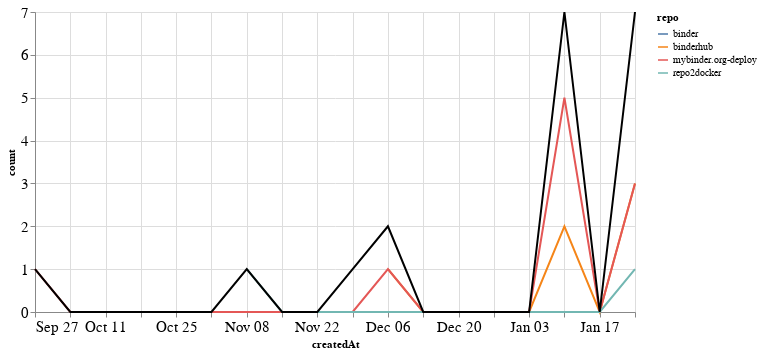

Source (notebook cell):
### Markdown cell above
### PRs

### Code cell
prs_time = prs.groupby('repo').resample('W', on='createdAt').count()['author'].reset_index()
prs_time = prs_time.rename(columns={'author': 'count'})
prs_time_total = prs_time.groupby('createdAt').agg({"count": "sum"}).reset_index()

ch1 = alt.Chart(prs_time, width=600).mark_line().encode(
    x='createdAt',
    y='count',
    color='repo',
    tooltip="repo"
)

ch2 = alt.Chart(prs_time_total, width=600).mark_line(color="black").encode(
    x='createdAt',
    y='count',
)

ch1 + ch2

### Figure 1 — Vega-Lite specification as saved in the notebook (floating-point values rounded to 4 significant figures)
{"config": {"axisLeft": {"labelFontSize": 15}, "axisBottom": {"labelFontSize": 15}}, "layer": [{"data": {"name": "data-fd76dcd3a6f1904ea14a6c0c025f99d9"}, "mark": "line", "encoding": {"color": {"type": "nominal", "field": "repo"}, "tooltip": {"type": "nominal", "field": "repo"}, "x": {"type": "temporal", "field": "createdAt"}, "y": {"type": "quantitative", "field": "count"}}, "width": 600}, {"data": {"name": "data-f4a2299bb09ac6e4aa58cc35e8742d3d"}, "mark": {"type": "line", "color": "black"}, "encoding": {"x": {"type": "temporal", "field": "createdAt"}, "y": {"type": "quantitative", "field": "count"}}, "width": 600}], "$schema": "https://vega.github.io/schema/vega-lite/v4.8.1.json", "datasets": {"data-fd76dcd3a6f1904ea14a6c0c025f99d9": [{"repo": "binder", "createdAt": "2020-11-29T00:00:00", "count": 1}, {"repo": "binderhub", "createdAt": "2020-12-06T00:00:00", "count": 1}, {"repo": "binderhub", "createdAt": "2020-12-13T00:00:00", "count": 0}, {"repo": "binderhub", "createdAt": "2020-12-20T00:00:00", "count": 0}, {"repo": "binderhub", "createdAt": "2020-12-27T00:00:00", "count": 0}, {"repo": "binderhub", "createdAt": "2021-01-03T00:00:00", "count": 0}, {"repo": "binderhub", "createdAt": "2021-01-10T00:00:00", "count": 2}, {"repo": "binderhub", "createdAt": "2021-01-17T00:00:00", "count": 0}, {"repo": "binderhub", "createdAt": "2021-01-24T00:00:00", "count": 3}, {"repo": "mybinder.org-deploy", "createdAt": "2020-09-27T00:00:00", "count": 1}, {"repo": "mybinder.org-deploy", "createdAt": "2020-10-04T00:00:00", "count": 0}, {"repo": "mybinder.org-deploy", "createdAt": "2020-10-11T00:00:00", "count": 0}, {"repo": "mybinder.org-deploy", "createdAt": "2020-10-18T00:00:00", "count": 0}, {"repo": "mybinder.org-deploy", "createdAt": "2020-10-25T00:00:00", "count": 0}, {"repo": "mybinder.org-deploy", "createdAt": "2020-11-01T00:00:00", "count": 0}, {"repo": "mybinder.org-deploy", "createdAt": "2020-11-08T00:00:00", "count": 0}, {"repo": "mybinder.org-deploy", "createdAt": "2020-11-15T00:00:00", "count": 0}, {"repo": "mybinder.org-deploy", "createdAt": "2020-11-22T00:00:00", "count": 0}, {"repo": "mybinder.org-deploy", "createdAt": "2020-11-29T00:00:00", "count": 0}, {"repo": "mybinder.org-deploy", "createdAt": "2020-12-06T00:00:00", "count": 1}, {"repo": "mybinder.org-deploy", "createdAt": "2020-12-13T00:00:00", "count": 0}, {"repo": "mybinder.org-deploy", "createdAt": "2020-12-20T00:00:00", "count": 0}, {"repo": "mybinder.org-deploy", "createdAt": "2020-12-27T00:00:00", "count": 0}, {"repo": "mybinder.org-deploy", "createdAt": "2021-01-03T00:00:00", "count": 0}, {"repo": "mybinder.org-deploy", "createdAt": "2021-01-10T00:00:00", "count": 5}, {"repo": "mybinder.org-deploy", "createdAt": "2021-01-17T00:00:00", "count": 0}, {"repo": "mybinder.org-deploy", "createdAt": "2021-01-24T00:00:00", "count": 3}, {"repo": "repo2docker", "createdAt": "2020-11-08T00:00:00", "count": 1}, {"repo": "repo2docker", "createdAt": "2020-11-15T00:00:00", "count": 0}, {"repo": "repo2docker", "createdAt": "2020-11-22T00:00:00", "count": 0}, {"repo": "repo2docker", "createdAt": "2020-11-29T00:00:00", "count": 0}, {"repo": "repo2docker", "createdAt": "2020-12-06T00:00:00", "count": 0}, {"repo": "repo2docker", "createdAt": "2020-12-13T00:00:00", "count": 0}, {"repo": "repo2docker", "createdAt": "2020-12-20T00:00:00", "count": 0}, {"repo": "repo2docker", "createdAt": "2020-12-27T00:00:00", "count": 0}, {"repo": "repo2docker", "createdAt": "2021-01-03T00:00:00", "count": 0}, {"repo": "repo2docker", "createdAt": "2021-01-10T00:00:00", "count": 0}, {"repo": "repo2docker", "createdAt": "2021-01-17T00:00:00", "count": 0}, {"repo": "repo2docker", "createdAt": "2021-01-24T00:00:00", "count": 1}], "data-f4a2299bb09ac6e4aa58cc35e8742d3d": [{"createdAt": "2020-09-27T00:00:00", "count": 1}, {"createdAt": "2020-10-04T00:00:00", "count": 0}, {"createdAt": "2020-10-11T00:00:00", "count": 0}, {"createdAt": "2020-10-18T00:00:00", "count": 0}, {"createdAt": "2020-10-25T00:00:00", "count": 0}, {"createdAt": "2020-11-01T00:00:00", "count": 0}, {"createdAt": "2020-11-08T00:00:00", "count": 1}, {"createdAt": "2020-11-15T00:00:00", "count": 0}, {"createdAt": "2020-11-22T00:00:00", "count": 0}, {"createdAt": "2020-11-29T00:00:00", "count": 1}, {"createdAt": "2020-12-06T00:00:00", "count": 2}, {"createdAt": "2020-12-13T00:00:00", "count": 0}, {"createdAt": "2020-12-20T00:00:00", "count": 0}, {"createdAt": "2020-12-27T00:00:00", "count": 0}, {"createdAt": "2021-01-03T00:00:00", "count": 0}, {"createdAt": "2021-01-10T00:00:00", "count": 7}, {"createdAt": "2021-01-17T00:00:00", "count": 0}, {"createdAt": "2021-01-24T00:00:00", "count": 7}]}}
